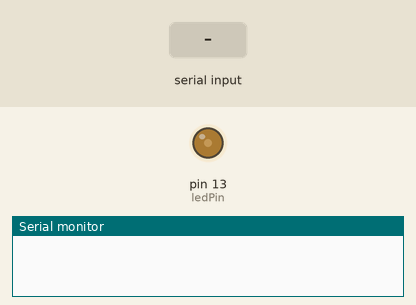
The sketch below on a simulated Arduino Uno, built with avr-gcc and run on an emulated ATmega328P. Shown: output pins drawn as LEDs (lit = HIGH), the last lines printed to the serial monitor. The test bench sets the inputs (shaded band).

Above: at 1.2 s.
1.3 s: "90\n" received over Serial
At 1.52 s:
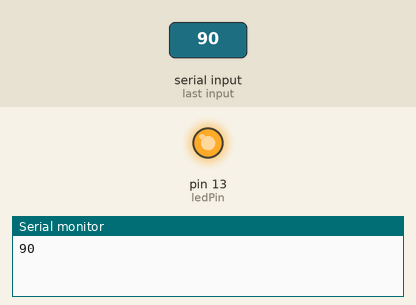
At 1.97 s:
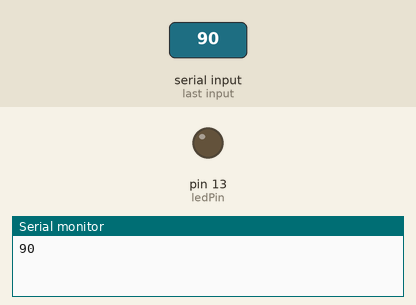
4.3 s: byte 10 ('\n') received over Serial
5.9 s: "90,45\n" received over Serial
At 6.5 s:
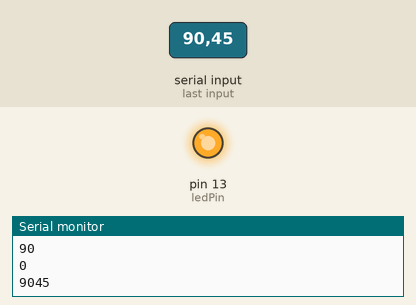
Timing chart, 0 to 8.9 s (numbered marks = the images above; inputs shaded):
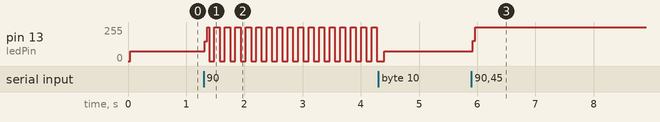

Measured:
- after the input at 1.3 s, pin 13 (ledPin): 72/255 → 149/255 at once, then moves between 0/255 and 255/255, repeating every 0.54 s
- after the input at 5.9 s, pin 13 (ledPin): 72/255 → 255/255 at once

The sketch:

serialParseNewLine.ino
```cpp
// Serial Parse Using C functionsto be read by Arduino
//Uses page 103 of Arduino Cookbook

int index = 0; //index variable
const int ledPin = 13;
int value = 0;
int blinkRate = 0;

void setup()
{
  Serial.begin(9600);
  pinMode(ledPin,OUTPUT);
  digitalWrite(ledPin,LOW);
}

void loop(){
  if(Serial.available()) // is there data?
  {
    char ch = Serial.read();  // read the data if available
    if(isDigit(ch) )
       value = value*10 + (ch-'0'); //append digits to array
    else if (ch == '\n')
    {
      blinkRate = value;
      Serial.println(value);
     value = 0;
    }
  }
  blinker();
}
 void blinker()
 {
     digitalWrite(ledPin,HIGH);
     delay(blinkRate);
     digitalWrite(ledPin,LOW);
     delay(blinkRate);
}
```
